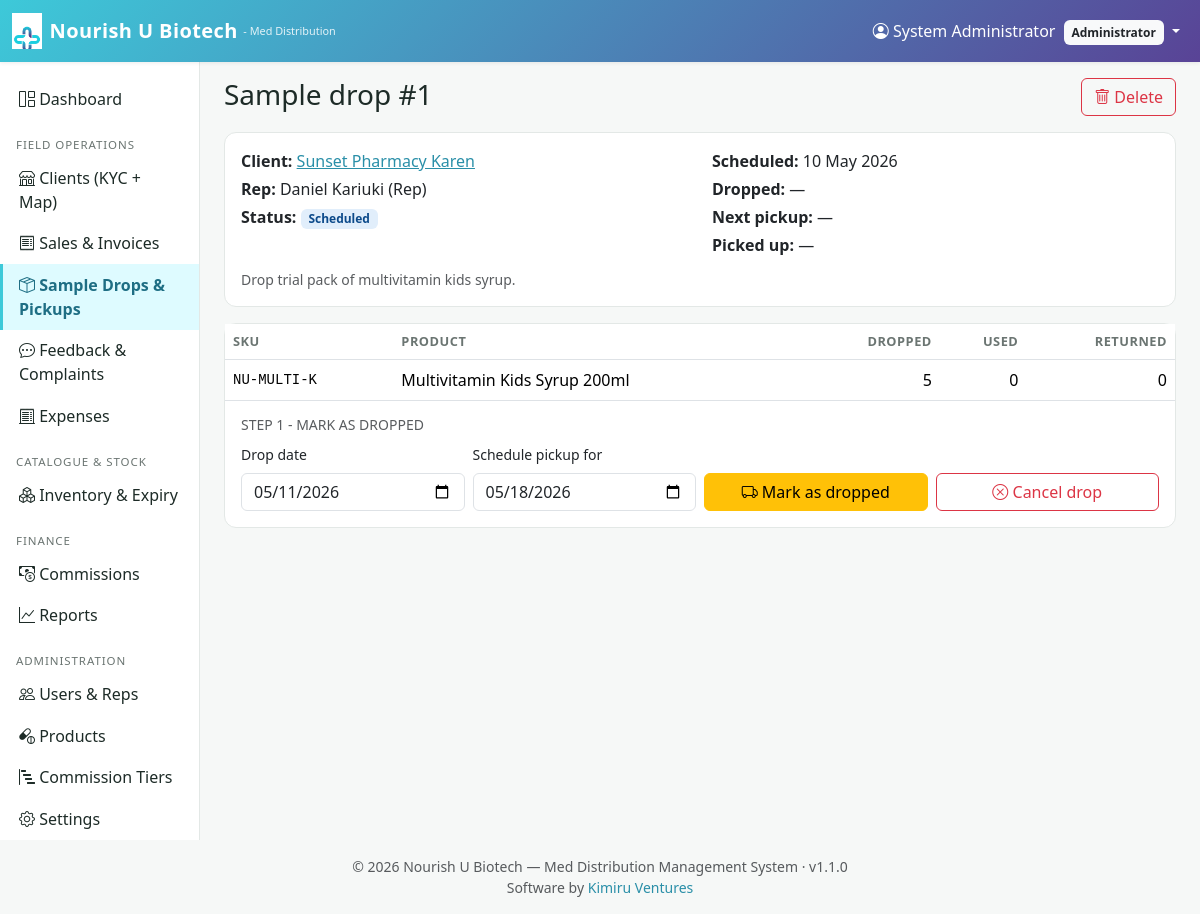
Page /samples/view.php?id=1 (signed in) on the committed database.
### tables this page shows
CREATE TABLE sample_drops (
    id              INT UNSIGNED  AUTO_INCREMENT PRIMARY KEY,
    client_id       INT UNSIGNED  NOT NULL,
    rep_id          INT UNSIGNED  NOT NULL,
    scheduled_date  DATE          NOT NULL,
    drop_date       DATE          NULL,
    pickup_date     DATE          NULL,
    next_pickup_date  DATE          NULL,
    payment_collected DECIMAL(14,2) NOT NULL DEFAULT 0,
    payment_method    VARCHAR(40)   NULL,
    reschedule_reason VARCHAR(255)  NULL,
    status          ENUM('scheduled','dropped','rescheduled','no_show','picked_up','cancelled')
                                  NOT NULL DEFAULT 'scheduled',
    notes           TEXT          NULL,
    created_at      DATETIME      NOT NULL DEFAULT CURRENT_TIMESTAMP,
    updated_at      DATETIME      NOT NULL DEFAULT CURRENT_TIMESTAMP
                                  ON UPDATE CURRENT_TIMESTAMP,
    CONSTRAINT fk_drops_client FOREIGN KEY (client_id) REFERENCES clients(id),
    CONSTRAINT fk_drops_rep    FOREIGN KEY (rep_id)    REFERENCES users(id),
    INDEX idx_drops_status (status),
    INDEX idx_drops_sched  (scheduled_date),
    deleted_at    DATETIME      NULL,
    deleted_by    INT UNSIGNED  NULL,
    delete_reason VARCHAR(255)  NULL
);

CREATE TABLE clients (
    id              INT UNSIGNED  AUTO_INCREMENT PRIMARY KEY,
    name            VARCHAR(200)  NOT NULL,
    type            ENUM('pharmacy','clinic','hospital','wholesaler','other') NOT NULL DEFAULT 'pharmacy',
    license_no      VARCHAR(80)   NULL,
    kra_pin         VARCHAR(40)   NULL,
    contact_person  VARCHAR(160)  NULL,
    contact_role    VARCHAR(80)   NULL,
    phone           VARCHAR(40)   NULL,
    email           VARCHAR(160)  NULL,
    address          VARCHAR(255)  NULL,
    postal_address   VARCHAR(255)  NULL,
    region           VARCHAR(80)   NULL,
    city             VARCHAR(80)   NULL,
    lat              DECIMAL(10,7) NULL,
    lng              DECIMAL(10,7) NULL,
    kyc_status       ENUM('pending','verified','rejected') NOT NULL DEFAULT 'pending',
    kyc_notes        TEXT          NULL,
    rep_id           INT UNSIGNED  NULL COMMENT 'Primary rep assigned',
    credit_limit     DECIMAL(14,2) NOT NULL DEFAULT 0,
     
    directors          TEXT         NULL COMMENT 'One name per line',
    accountant_name    VARCHAR(160) NULL,
    accountant_phone   VARCHAR(40)  NULL,
    bank_name          VARCHAR(80)  NULL,
    bank_branch        VARCHAR(80)  NULL,
    payment_terms      VARCHAR(120) NULL,
    credit_period_days INT          NULL,
    trade_ref_1        TEXT         NULL,
    trade_ref_2        TEXT         NULL,
    trade_ref_3        TEXT         NULL,
    signed_name        VARCHAR(160) NULL,
    signed_position    VARCHAR(80)  NULL,
    signed_at          DATE         NULL,
    notes              TEXT         NULL,
    created_at      DATETIME      NOT NULL DEFAULT CURRENT_TIMESTAMP,
    updated_at      DATETIME      NOT NULL DEFAULT CURRENT_TIMESTAMP
                                  ON UPDATE CURRENT_TIMESTAMP,
    CONSTRAINT fk_clients_rep
        FOREIGN KEY (rep_id) REFERENCES users(id) ON DELETE SET NULL,
    INDEX idx_clients_kyc (kyc_status),
    INDEX idx_clients_rep (rep_id),
    deleted_at    DATETIME      NULL,
    deleted_by    INT UNSIGNED  NULL,
    delete_reason VARCHAR(255)  NULL
);

CREATE TABLE users (
    id            INT UNSIGNED   AUTO_INCREMENT PRIMARY KEY,
    name          VARCHAR(120)   NOT NULL,
    email         VARCHAR(160)   NOT NULL UNIQUE,
    phone         VARCHAR(40)    NULL,
    password_hash VARCHAR(255)   NOT NULL,
    role          ENUM('admin','rep','accountant') NOT NULL,
    status        ENUM('active','suspended')        NOT NULL DEFAULT 'active',
    last_login_at DATETIME       NULL,
    created_at    DATETIME       NOT NULL DEFAULT CURRENT_TIMESTAMP,
    updated_at    DATETIME       NOT NULL DEFAULT CURRENT_TIMESTAMP
                                ON UPDATE CURRENT_TIMESTAMP,
    INDEX idx_users_role (role),
    deleted_at    DATETIME      NULL,
    deleted_by    INT UNSIGNED  NULL,
    delete_reason VARCHAR(255)  NULL
);

CREATE TABLE sample_drop_items (
    id          INT UNSIGNED  AUTO_INCREMENT PRIMARY KEY,
    drop_id     INT UNSIGNED  NOT NULL,
    product_id  INT UNSIGNED  NOT NULL,
    qty_dropped INT           NOT NULL DEFAULT 0,
    qty_used    INT           NOT NULL DEFAULT 0,
    qty_returned INT          NOT NULL DEFAULT 0,
    CONSTRAINT fk_drop_items_drop    FOREIGN KEY (drop_id)    REFERENCES sample_drops(id) ON DELETE CASCADE,
    CONSTRAINT fk_drop_items_product FOREIGN KEY (product_id) REFERENCES products(id)
);

CREATE TABLE products (
    id                  INT UNSIGNED  AUTO_INCREMENT PRIMARY KEY,
    sku                 VARCHAR(60)   NOT NULL UNIQUE,
    name                VARCHAR(180)  NOT NULL,
    category            VARCHAR(80)   NULL,
    manufacturer        VARCHAR(160)  NULL,
    country_of_origin   VARCHAR(80)   NULL,
    unit                VARCHAR(40)   NOT NULL DEFAULT 'pack',
    price               DECIMAL(14,2) NOT NULL DEFAULT 0,
    cost                DECIMAL(14,2) NOT NULL DEFAULT 0,
    base_commission_pct DECIMAL(5,2)  NOT NULL DEFAULT 0
                        COMMENT 'Per-product commission percentage e.g. 5.00',
    stock_qty           INT           NOT NULL DEFAULT 0,
    reorder_level       INT           NOT NULL DEFAULT 0,
    batch_no            VARCHAR(80)   NULL,
    expiry_date         DATE          NULL,
    status              ENUM('active','inactive') NOT NULL DEFAULT 'active',
    description         TEXT          NULL,
    created_at          DATETIME      NOT NULL DEFAULT CURRENT_TIMESTAMP,
    updated_at          DATETIME      NOT NULL DEFAULT CURRENT_TIMESTAMP
                                       ON UPDATE CURRENT_TIMESTAMP,
    INDEX idx_products_status (status),
    INDEX idx_products_expiry (expiry_date),
    deleted_at    DATETIME      NULL,
    deleted_by    INT UNSIGNED  NULL,
    delete_reason VARCHAR(255)  NULL
);

### includes/functions.php (called while the page is built, shortened)
<?php
function e(?string $s): string {
    return htmlspecialchars($s ?? '', ENT_QUOTES | ENT_SUBSTITUTE, 'UTF-8');
}
function fdate(?string $d, string $fmt = 'd M Y'): string {
    if (!$d || $d === '0000-00-00' || $d === '0000-00-00 00:00:00') return '—';
    return date($fmt, strtotime($d));
}
function url(string $path = ''): string {
    return BASE_URL . '/' . ltrim($path, '/');
}

### samples/view.php (the view, shortened to what this page needs)
<?php
require_once __DIR__ . '/../config/config.php';
$id = (int)get('id');
$stmt = $pdo->prepare("SELECT sd.*, c.name AS client, u.name AS rep
                         FROM sample_drops sd
                         JOIN clients c ON c.id = sd.client_id
                         JOIN users u ON u.id = sd.rep_id
                        WHERE sd.id=?");
$stmt->execute([$id]); $sd = $stmt->fetch();
$items = $pdo->prepare("SELECT si.*, p.sku, p.name FROM sample_drop_items si JOIN products p ON p.id=si.product_id WHERE drop_id=?");
$items->execute([$id]); $items = $items->fetchAll();
require __DIR__ . '/../includes/header.php';
?>
<div class="d-flex justify-content-between align-items-start mb-3">
  <h3 class="mb-0">Sample drop #<?= (int)$sd['id'] ?>
  </h3>
  <div>
    <?php if (empty($sd['deleted_at'])): ?>
      <button class="btn btn-outline-danger" onclick="sdConfirm(<?= (int)$sd['id'] ?>)"><i class="bi bi-trash"></i> Delete</button>
    <?php endif; ?>
  </div>
</div>
<div class="card mb-3"><div class="card-body">
  <div class="row">
    <div class="col-md-6">
      <p class="mb-1"><strong>Client:</strong> <a href="<?= url('clients/view.php?id=' . (int)$sd['client_id']) ?>"><?= e($sd['client']) ?></a></p>
      <p class="mb-1"><strong>Rep:</strong> <?= e($sd['rep']) ?></p>
      <p class="mb-1"><strong>Status:</strong>
        <?php $cls = ['scheduled'=>'badge-info','dropped'=>'badge-warning','rescheduled'=>'badge-purple','no_show'=>'badge-danger','picked_up'=>'badge-soft','cancelled'=>'badge-secondary'][$sd['status']] ?? 'badge-secondary'; ?>
        <span class="badge <?= $cls ?>"><?= e(ucfirst(str_replace('_',' ',$sd['status']))) ?></span></p>
    </div>
    <div class="col-md-6">
      <p class="mb-1"><strong>Scheduled:</strong> <?= e(fdate($sd['scheduled_date'])) ?></p>
      <p class="mb-1"><strong>Dropped:</strong> <?= e(fdate($sd['drop_date'])) ?></p>
      <p class="mb-1"><strong>Next pickup:</strong>
        <?php if (!empty($sd['next_pickup_date'])): ?>
          <span class="fw-bold text-primary"><?= e(fdate($sd['next_pickup_date'])) ?></span>
        <?php else: ?>—<?php endif; ?>
      </p>
      <p class="mb-1"><strong>Picked up:</strong> <?= e(fdate($sd['pickup_date'])) ?>
      </p>
    </div>
  </div>
  <?php if (!empty($sd['notes'])): ?>
    <p class="mb-0 small text-muted mt-2"><?= nl2br(e($sd['notes'])) ?></p>
  <?php endif; ?>
</div></div>
<div class="card mb-3"><div class="table-responsive">
<form method="post">
  <table class="table table-clean mb-0">
  <thead><tr><th>SKU</th><th>Product</th><th class="text-end">Dropped</th>
    <?php if ($sd['status']==='dropped' || $sd['status']==='rescheduled'): ?>
      <th class="text-end">Used</th><th class="text-end">Returned</th>
    <?php else: ?>
      <th class="text-end">Used</th><th class="text-end">Returned</th>
    <?php endif; ?>
  </tr></thead>
  <tbody>
  <?php foreach ($items as $it): ?>
    <tr>
      <td class="font-monospace small"><?= e($it['sku']) ?></td>
      <td><?= e($it['name']) ?></td>
      <td class="text-end"><?= (int)$it['qty_dropped'] ?></td>
      <?php if (in_array($sd['status'], ['dropped','rescheduled'], true)): ?>
        <td class="text-end" style="width:120px;">
          <input class="form-control form-control-sm" type="number" min="0" max="<?= (int)$it['qty_dropped'] ?>"
                 name="items[<?= (int)$it['id'] ?>][used]" value="<?= (int)$it['qty_used'] ?>"></td>
        <td class="text-end" style="width:120px;">
          <input class="form-control form-control-sm" type="number" min="0" max="<?= (int)$it['qty_dropped'] ?>"
                 name="items[<?= (int)$it['id'] ?>][returned]" value="<?= (int)$it['qty_returned'] ?>"></td>
      <?php else: ?>
        <td class="text-end"><?= (int)$it['qty_used'] ?></td>
        <td class="text-end"><?= (int)$it['qty_returned'] ?></td>
      <?php endif; ?>
    </tr>
  <?php endforeach; ?>
  </tbody></table>
  <div class="p-3">
    <?php if ($sd['status']==='scheduled'): ?>
      <h6 class="text-muted text-uppercase small mb-2">Step 1 - Mark as dropped</h6>
      <div class="row g-2 align-items-end">
        <div class="col-md-3"><label class="form-label small">Drop date</label>
          <input class="form-control" type="date" name="drop_date" value="<?= e(date('Y-m-d')) ?>"></div>
        <div class="col-md-3"><label class="form-label small">Schedule pickup for</label>
          <input class="form-control" type="date" name="next_pickup_date"
                 value="<?= e(date('Y-m-d', strtotime('+7 days'))) ?>"></div>
        <div class="col-md-3">
          <button class="btn btn-warning w-100" name="op" value="mark_dropped">
            <i class="bi bi-truck"></i> Mark as dropped</button>
        </div>
        <div class="col-md-3">
          <button class="btn btn-outline-danger w-100" name="op" value="cancel"
                  onclick="return confirm('Cancel this drop?');">
            <i class="bi bi-x-circle"></i> Cancel drop</button>
        </div>
      </div>
    <?php endif; ?>
  </div>
</form>
</div></div>
<?php require __DIR__ . '/../includes/footer.php'; ?>

### assets/css/style.css (style rules this page uses)
:root { --nu-primary: #2a8fa8; --nu-primary-d: #1e6e84; --nu-cyan: #3dc9d9; --nu-purple: #594396; --nu-purple-d: #3f2f6c; --nu-accent: #f4a300; --nu-bg: #f6f8f7; --nu-text: #1d2b27; --nu-muted: #6b7572; --nu-card: #ffffff; --nu-border: #e3e8e6; --nu-grad: linear-gradient(135deg, var(--nu-cyan) 0%, var(--nu-purple) 100%); }
body { background: var(--nu-bg); color: var(--nu-text); font-family: 'Segoe UI', Roboto, system-ui, sans-serif; }
a { color: var(--nu-primary); }
.card { border: 1px solid var(--nu-border); border-radius: 12px; }
.badge-info { background:#e1eefb; color:#0c4a8a; }
table.table-clean th { font-size: .8rem; color: var(--nu-muted); text-transform: uppercase; letter-spacing: .04em; }
table.table-clean td { vertical-align: middle; }
.table-responsive { -webkit-overflow-scrolling: touch; }

### rows in the picture
sample_drops: id "1", client.name "Sunset Pharmacy Karen", rep.name "Daniel Kariuki (Rep)", status "Scheduled", scheduled_date "10 May 2026", drop_date "—", pickup_date "—", notes "Drop trial pack of multivitamin kids syrup."
sample_drop_items: product.sku "NU-MULTI-K", product.name "Multivitamin Kids Syrup 200ml", qty_dropped "5", qty_used "0", qty_returned "0"

### other values in the picture
$u['name'] "System Administrator"
role_label($u['role']) "Administrator"
APP_NAME "Nourish U Biotech"
APP_TAGLINE "Med Distribution Management System"
APP_VERSION "1.1.0"
